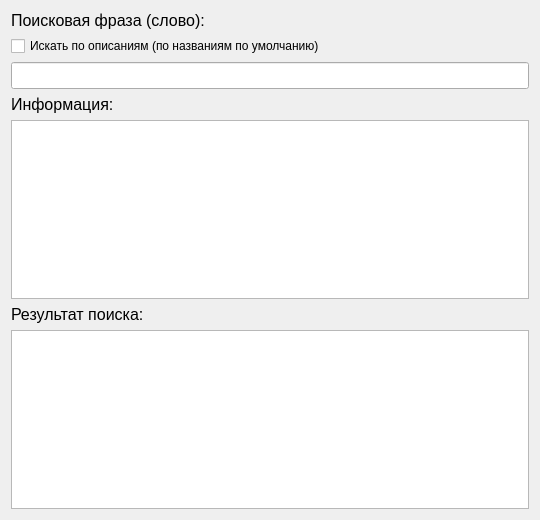
<?xml version="1.0" encoding="UTF-8"?>
<ui version="4.0">
 <class>SearchForm</class>
 <widget class="QWidget" name="SearchForm">
  <property name="geometry">
   <rect>
    <x>0</x>
    <y>0</y>
    <width>540</width>
    <height>520</height>
   </rect>
  </property>
  <property name="windowTitle">
   <string>Form</string>
  </property>
  <layout class="QVBoxLayout" name="verticalLayout">
   <item>
    <widget class="QLabel" name="label_2">
     <property name="font">
      <font>
       <pointsize>12</pointsize>
      </font>
     </property>
     <property name="text">
      <string>Поисковая фраза (слово):</string>
     </property>
    </widget>
   </item>
   <item>
    <widget class="QCheckBox" name="checkBox">
     <property name="text">
      <string>Искать по описаниям (по названиям по умолчанию)</string>
     </property>
    </widget>
   </item>
   <item>
    <widget class="QLineEdit" name="edtPattern">
     <property name="font">
      <font>
       <pointsize>12</pointsize>
      </font>
     </property>
    </widget>
   </item>
   <item>
    <widget class="QLabel" name="label_4">
     <property name="font">
      <font>
       <pointsize>12</pointsize>
      </font>
     </property>
     <property name="text">
      <string>Информация:</string>
     </property>
    </widget>
   </item>
   <item>
    <widget class="QTextBrowser" name="edtText"/>
   </item>
   <item>
    <widget class="QLabel" name="label">
     <property name="font">
      <font>
       <pointsize>12</pointsize>
      </font>
     </property>
     <property name="text">
      <string>Результат поиска:</string>
     </property>
    </widget>
   </item>
   <item>
    <widget class="QListWidget" name="lstResults"/>
   </item>
  </layout>
 </widget>
 <resources/>
 <connections/>
</ui>
